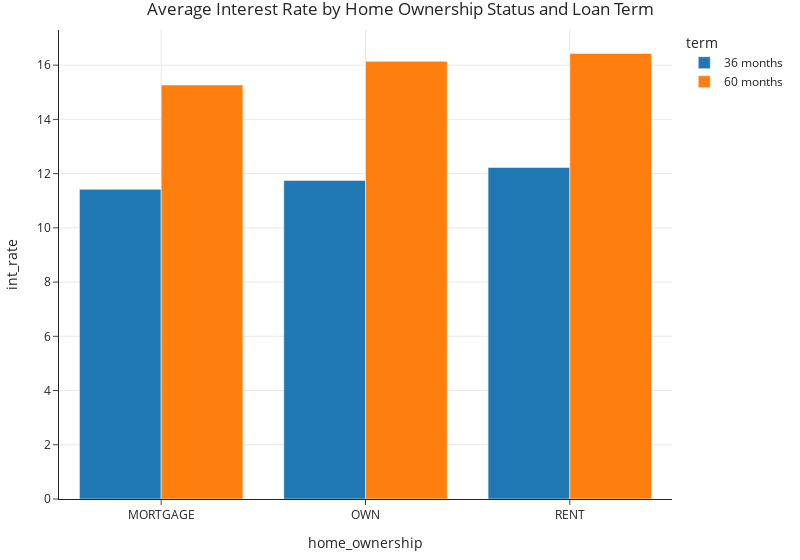

This figure's notebook cell:
### Markdown cell above
- A side-by-side bar chart, which we can create by setting the `color` and `barmode` arguments, makes the pattern clear:

### Code cell
# Annoyingly, the side-by-side bar chart doesn't work properly
# if the column that separates colors (here, 'term')
# isn't made up of strings.
(
    loans
    .assign(term=loans['term'].astype(str) + ' months')
    .groupby('home_ownership')
    .filter(lambda df: df.shape[0] > 1)
    .groupby(['home_ownership', 'term'])
    [['int_rate']]
    .mean()
    .reset_index()
    .plot(kind='bar', 
          y='int_rate', 
          x='home_ownership', 
          color='term', 
          barmode='group',
          title='Average Interest Rate by Home Ownership Status and Loan Term',
          width=800)
)

### Figure 1 — Plotly figure (JSON) as saved in the notebook; plotly's stock layout.template omitted (floating-point values rounded to 4 significant figures)
{"data": [{"alignmentgroup": "True", "hovertemplate": "term=36 months<br>home_ownership=%{x}<br>int_rate=%{y}<extra></extra>", "legendgroup": "36 months", "marker": {"color": "#1F77B4", "pattern": {"shape": ""}}, "name": "36 months", "offsetgroup": "36 months", "orientation": "v", "showlegend": true, "textposition": "auto", "type": "bar", "x": ["MORTGAGE", "OWN", "RENT"], "xaxis": "x", "y": [11.42, 11.75, 12.23], "yaxis": "y"}, {"alignmentgroup": "True", "hovertemplate": "term=60 months<br>home_ownership=%{x}<br>int_rate=%{y}<extra></extra>", "legendgroup": "60 months", "marker": {"color": "#FF7F0E", "pattern": {"shape": ""}}, "name": "60 months", "offsetgroup": "60 months", "orientation": "v", "showlegend": true, "textposition": "auto", "type": "bar", "x": ["MORTGAGE", "OWN", "RENT"], "xaxis": "x", "y": [15.27, 16.14, 16.43], "yaxis": "y"}], "layout": {"barmode": "group", "legend": {"title": {"text": "term"}, "tracegroupgap": 0}, "title": {"text": "Average Interest Rate by Home Ownership Status and Loan Term"}, "width": 800, "xaxis": {"anchor": "y", "domain": [0, 1], "title": {"text": "home_ownership"}}, "yaxis": {"anchor": "x", "domain": [0, 1], "title": {"text": "int_rate"}}}}
